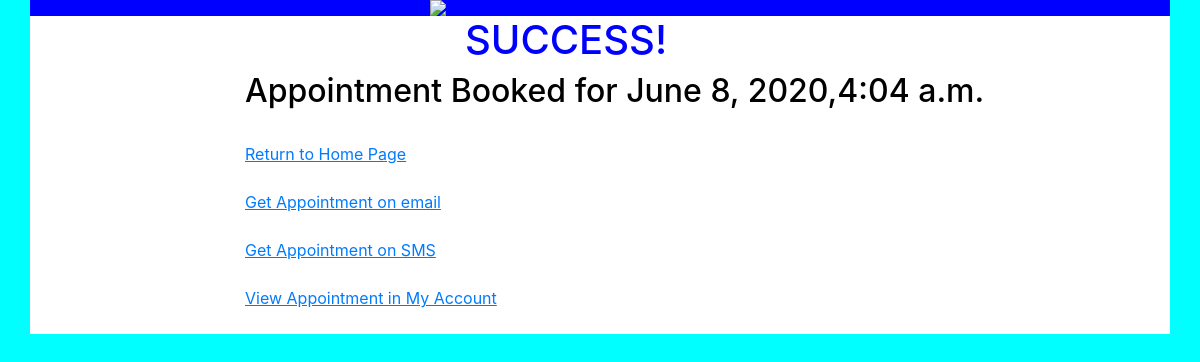
The app's page /lastpage, older data.
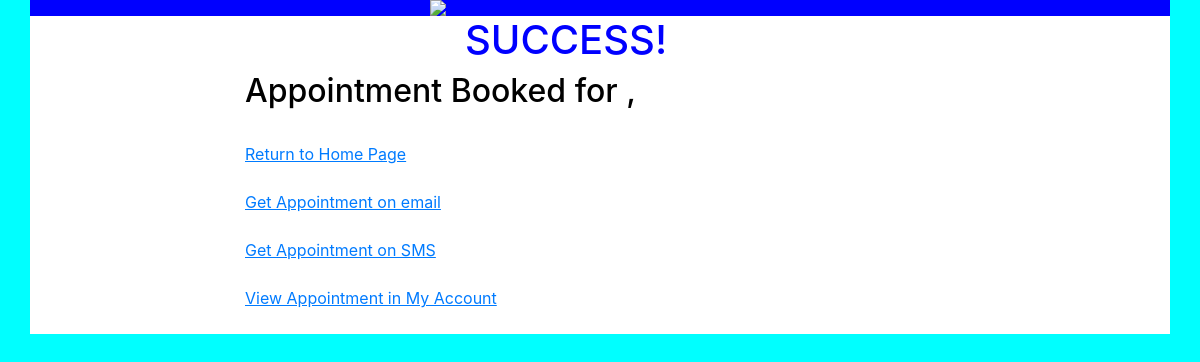
The same page, newer data.
### main/models.py (models this page shows)
class Schedule(models.Model):
    date=models.DateField()
    time=models.TimeField()

### main/views.py (the view)
# urls.py: path('lastpage',views.lastpage,name="lastpage"),
def lastpage(request):
    appoint=Schedule.objects.all().last()
    print(appoint)
    context={
      "appoint":appoint
    }
    return render(request,'main/lastpage.html',context)

### templates/main/lastpage.html (shortened to what this page needs)
<!DOCTYPE html>
{% load static %}
<html lang="en">
<head>
    <link rel="stylesheet" href="https://stackpath.bootstrapcdn.com/bootstrap/4.5.0/css/bootstrap.min.css">
    <link rel="stylesheet" href="{% static 'css/schedule.css'%}">
</head>
<body style="background-color: cyan;">
    <div class="container" id="cont">
        <div class="row" style="background-color: blue;">
            <img style="margin-left: 400px;" src="https://i.pinimg.com/originals/48/43/7d/48437d55f913b15e31b115b7326c02e7.png"></img>
        </div>
        <h1 style="color: blue;margin-left: 420px;">SUCCESS!</h1>
        <h2 style="margin-left: 200px;">Appointment Booked for {{appoint.date}},{{appoint.time}}</h2>
        <br/>
        <div class="row" style="margin-left: 200px;"><a href="{% url 'homepage' %}"><u>Return to Home Page</u></a></div>
        <br/>
        <div class="row" style="margin-left: 200px;"><a href=""><u>Get Appointment on email</u></a></div>
        <br/>
        <div class="row" style="margin-left: 200px;"><a href=""><u>Get Appointment on SMS</u></a></div>
        <br/>
        <div class="row" style="margin-left: 200px;"><a href=""><u>View Appointment in My Account</u></a></div>
        <br/>
    </div>
</body>
</html>

### static/css/schedule.css (style rules this page uses)
#cont { background-color:white; color:black }

Row changes from the older to the newer data that the page shows:
removed Schedule: date "June 8, 2020", time "4:04 a.m."
